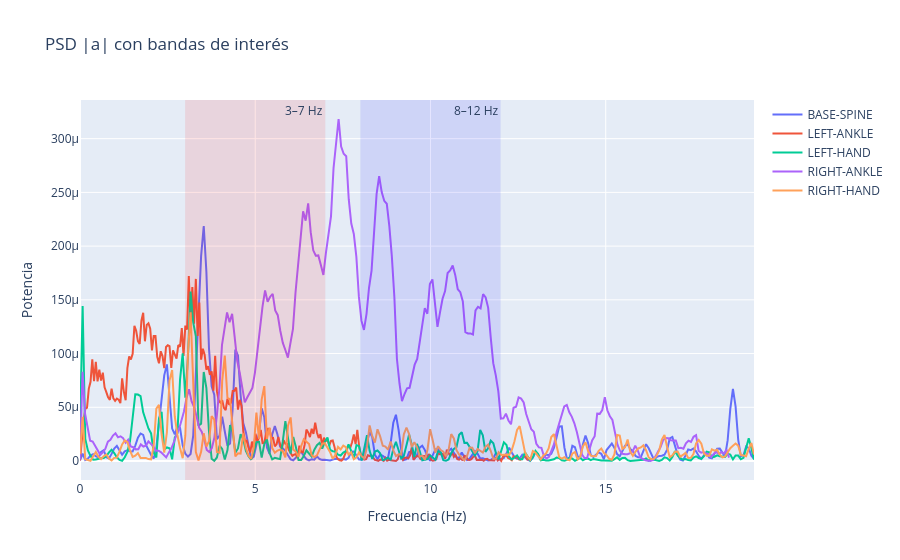

Here is the notebook cell this chart was saved with:
### Code cell
# Gráficos: PSD por dispositivo con bandas sombreadas 3–7 y 8–12 Hz

fig_psd_tremor = go.Figure()

for device, grp in imu_df.groupby("device"):

    fs = estimate_fs_ms(grp["timestamp"].values)

    acc = grp["acc_mag"].astype(float).values

    f, pxx = compute_psd(acc, fs)

    if f.size:

        fig_psd_tremor.add_trace(go.Scatter(x=f, y=pxx, mode="lines", name=device))



# Sombras de bandas

fig_psd_tremor.add_vrect(x0=3, x1=7, fillcolor="red", opacity=0.1, line_width=0, annotation_text="3–7 Hz")

fig_psd_tremor.add_vrect(x0=8, x1=12, fillcolor="blue", opacity=0.1, line_width=0, annotation_text="8–12 Hz")

fig_psd_tremor.update_layout(title="PSD |a| con bandas de interés", xaxis_title="Frecuencia (Hz)", yaxis_title="Potencia")

fig_psd_tremor

### Figure 1 — Plotly figure (JSON) as saved in the notebook; plotly's stock layout.template omitted (floating-point values rounded to 4 significant figures; data arrays with more than 128 entries replaced by an {"elided": "..."} marker saying what was removed)
{"data": [{"mode": "lines", "name": "BASE-SPINE", "type": "scatter", "x": {"elided": "257 float values"}, "y": {"elided": "257 float values"}}, {"mode": "lines", "name": "LEFT-ANKLE", "type": "scatter", "x": {"elided": "257 float values"}, "y": {"elided": "257 float values"}}, {"mode": "lines", "name": "LEFT-HAND", "type": "scatter", "x": {"elided": "257 float values"}, "y": {"elided": "257 float values"}}, {"mode": "lines", "name": "RIGHT-ANKLE", "type": "scatter", "x": {"elided": "257 float values"}, "y": {"elided": "257 float values"}}, {"mode": "lines", "name": "RIGHT-HAND", "type": "scatter", "x": {"elided": "257 float values"}, "y": {"elided": "257 float values"}}], "layout": {"annotations": [{"showarrow": false, "text": "3–7 Hz", "x": 7, "xanchor": "right", "xref": "x", "y": 1, "yanchor": "top", "yref": "y domain"}, {"showarrow": false, "text": "8–12 Hz", "x": 12, "xanchor": "right", "xref": "x", "y": 1, "yanchor": "top", "yref": "y domain"}], "shapes": [{"fillcolor": "red", "line": {"width": 0}, "opacity": 0.1, "type": "rect", "x0": 3, "x1": 7, "xref": "x", "y0": 0, "y1": 1, "yref": "y domain"}, {"fillcolor": "blue", "line": {"width": 0}, "opacity": 0.1, "type": "rect", "x0": 8, "x1": 12, "xref": "x", "y0": 0, "y1": 1, "yref": "y domain"}], "title": {"text": "PSD |a| con bandas de interés"}, "xaxis": {"title": {"text": "Frecuencia (Hz)"}}, "yaxis": {"title": {"text": "Potencia"}}}}
